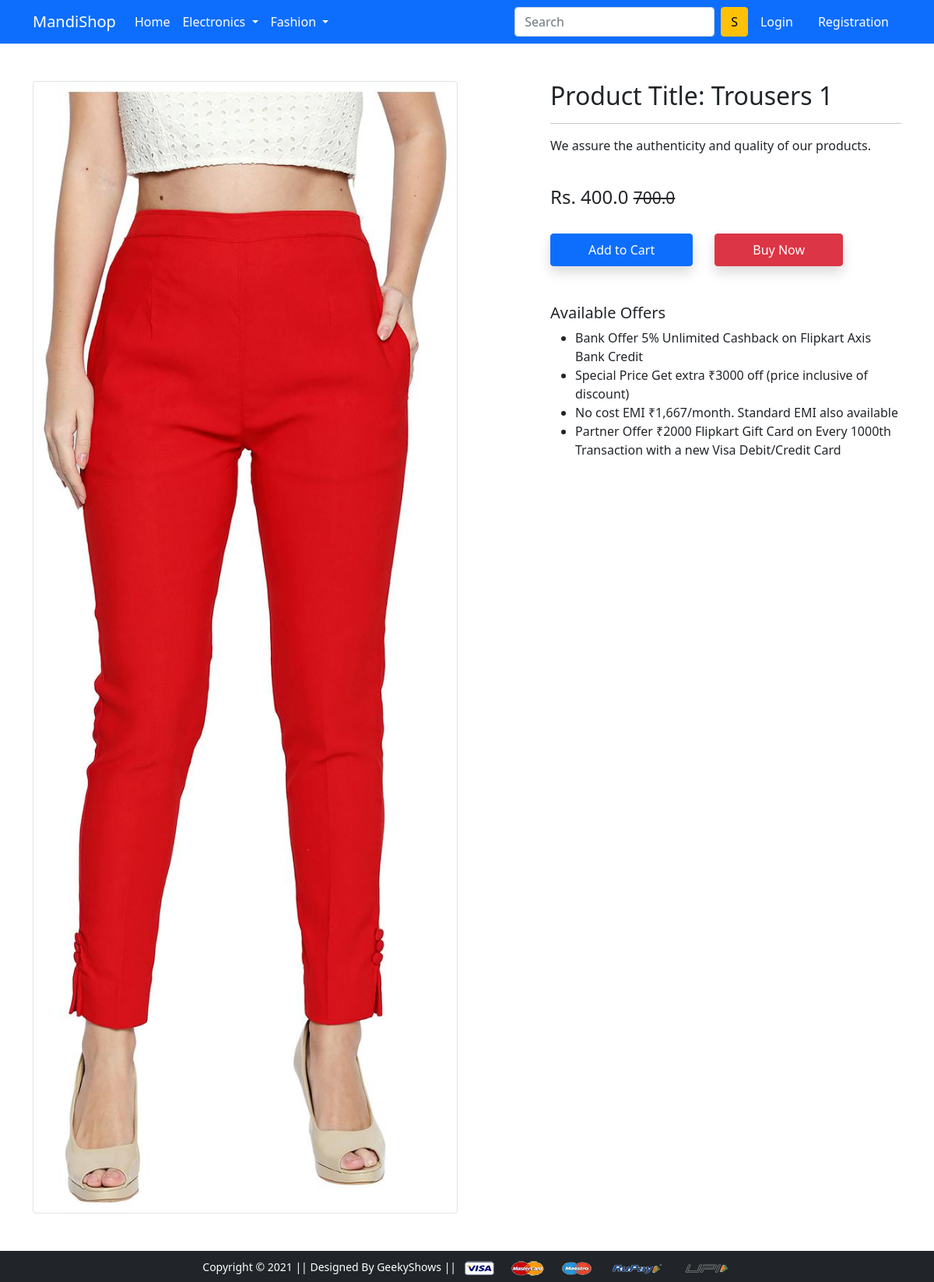
Screenshot of /product-detail/1 with the database file from the repository.
### MyApp/models.py (models this page shows, shortened)
class Product(models.Model):
    title = models.CharField(max_length=100)
    selling_price = models.FloatField()
    discounted_price = models.FloatField()
    description = models.TextField()
    brand = models.CharField(max_length=100)
    category = models.CharField(choices=CATEGORY_CHOICES, max_length=2)
    product_image = models.ImageField(upload_to='productimg')

### MyApp/views.py (the view)
class ProductDetailView(View):
    def get(self, request, pk):
        product = Product.objects.get(pk=pk)
        item_already_in_cart = False
        if request.user.is_authenticated:
            item_already_in_cart = Cart.objects.filter(Q(product=product.id) & Q(user=request.user)).exists()
        return render(request, 'app/productdetail.html', {'product': product, "item_already_in_cart": item_already_in_cart})

### MyApp/templates/app/productdetail.html (shortened to what this page needs)
{% extends 'app/base.html' %}
{% load static %}
{% block main-content %}
<div class="container my-5">
 <div class="row">
  <div class="col-sm-6 text-center align-self-center">
   <img src="{{ product.product_image.url }}" alt="" class="img-fluid img-thumbnail">
  </div>
  <div class="col-sm-5 offset-sm-1">
   <h2>Product Title: {{ product.title }}</h2>
   <hr>
   <p>{{ product.description }}</p> <br>
   <h4>Rs. {{ product.discounted_price }} <small class="fw-light text-decoration-line-through">{{ product.selling_price}}</small></h4> <br>
    {% if not request.user.is_authenticated %}
    <form action="/add-to-cart" class="d-inline">
        <button type="submit" class="btn btn-primary shadow px-5 py-2">Add to Cart</button>
    </form>
    {% endif %}
   <a href="{% url 'showcart' %}" class="btn btn-danger shadow px-5 py-2 ms-4">Buy Now</a>
   <h5 class="mt-5">Available Offers</h5>
   <ul>
    <li>Bank Offer 5% Unlimited Cashback on Flipkart Axis Bank Credit</li>
    <li>Special Price Get extra ₹3000 off (price inclusive of discount)</li>
    <li>No cost EMI ₹1,667/month. Standard EMI also available</li>
    <li>Partner Offer ₹2000 Flipkart Gift Card on Every 1000th Transaction with a new Visa Debit/Credit Card</li>
   </ul>
  </div>
 </div>
</div>
{% endblock main-content %}

### rows the page displays
Product: product_image (picture), title "Trousers 1", description "We assure the authenticity and quality of our products.", discounted_price "400.0", selling_price "700.0"
